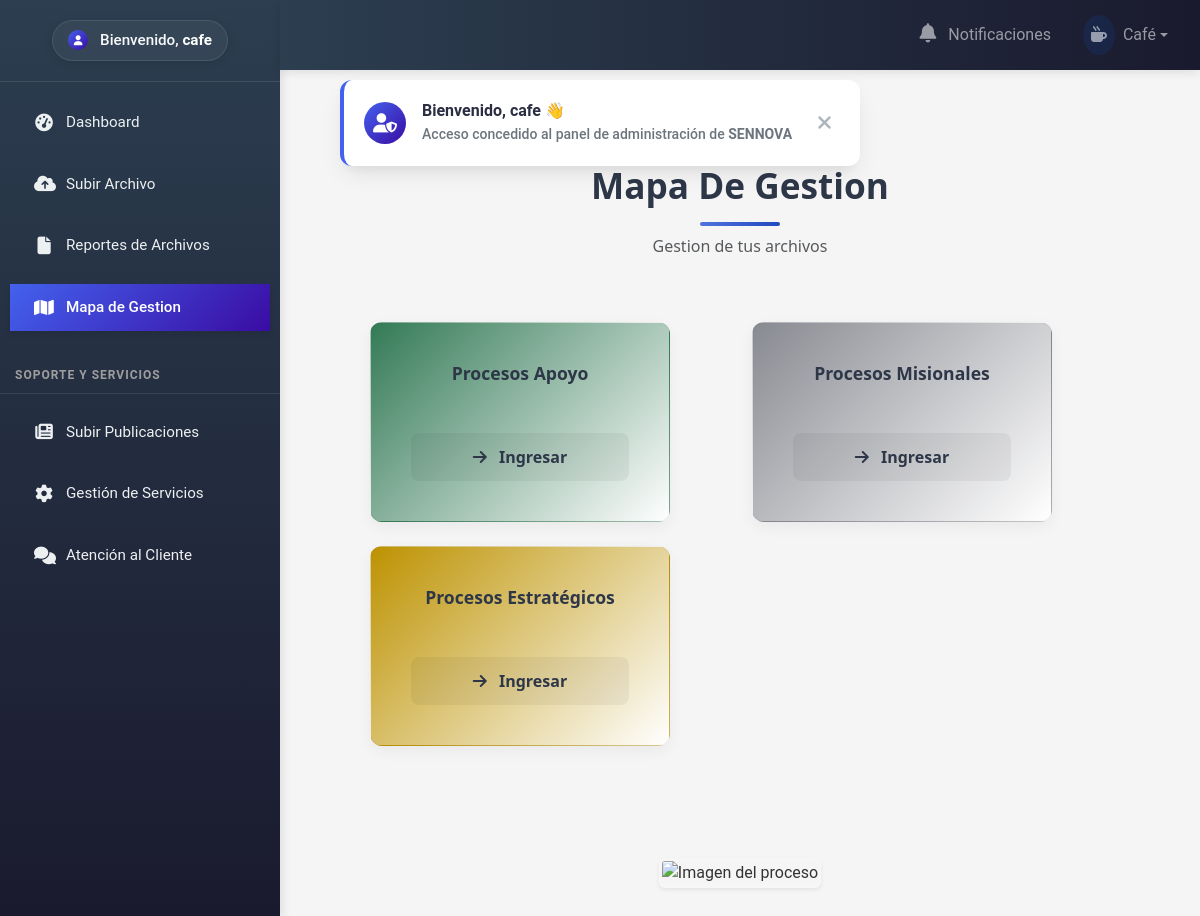
Screenshot of /inAdmin.php?vista=gestion (signed in) with the database file from the repository.
### tables this page shows
CREATE TABLE `gestion_botones` (
  `id_ges` int(11) NOT NULL AUTO_INCREMENT,
  `name_but` varchar(255) DEFAULT NULL,
  `ruta_but` varchar(255) DEFAULT NULL,
  `color_but` varchar(20) DEFAULT NULL,
  PRIMARY KEY (`id_ges`)
);

### inAdmin.php (called while the page is built, shortened)
<?php
require_once 'views/admin.php';

### conexion/conexion.php (called while the page is built)
<?php
 function conectaDb() {
    try
       {
        $conn = new PDO('mysql:host=localhost;dbname=sennova2;charset=utf8', 'root', '');
        $conn->setAttribute(PDO::ATTR_ERRMODE, PDO::ERRMODE_EXCEPTION);
        return $conn;
       }
    catch(PDOException $e){
        echo "Error: en la conexion ".$e->getMessage();
    }
 }

### models/PubliModel.php (called while the page is built, shortened)
<?php
require_once __DIR__ . '/../conexion/conexion.php';
class SolicitudModel
{
    public function __construct()
    {
        require_once __DIR__ . '/../conexion/conexion.php';
    }
}
class GestionModel
{
    private $conn;
    public function __construct()
    {
        $this->conn = conectaDb();
    }
    public function obtenerBotones()
    {
        $sql = "SELECT * FROM gestion_botones ORDER BY id_ges DESC";
        return $this->conn->query($sql)->fetchAll(PDO::FETCH_ASSOC);
    }
}

### views/admin/gestion.php (the view, shortened to what this page needs)
<?php
$model = new GestionModel();
$botones = $model->obtenerBotones();
$rutaImagen = 'img/';
$nombreImagen = file_exists($rutaImagen . 'imagen_actual.txt') ? trim(file_get_contents($rutaImagen . 'imagen_actual.txt')) : null;
$imagenURL = $nombreImagen ? $rutaImagen . $nombreImagen : null;
?>
<div class="process-container">
  <div class="process-header" data-aos="fade-down">
    <div class="process-icon">
    </div>
    <h1 class="process-title">Mapa De Gestion</h1>
    <p class="text-muted">Gestion de tus archivos</p>
  </div>
  <div class="process-grid" data-aos="fade-up" data-aos-delay="100">
    <?php foreach ($botones as $btn): ?>
      <?php
      $color = isset($btn['color_but']) && !empty($btn['color_but']) ? $btn['color_but'] : '#4e73df';
      $gradientColor = "linear-gradient(135deg, $color, #ffffff)";
      ?>
      <div class="process-card" style="background: <?= $gradientColor ?>;">
        <div class="process-card-body">
          <h3 class="process-name"><?= htmlspecialchars($btn['name_but']) ?></h3>
          <a href="<?= htmlspecialchars($btn['ruta_but']) ?>?id_ges=<?= $btn['id_ges'] ?>" class="process-btn"
            style="text-decoration: none;">
            <i class="fas fa-arrow-right me-2"></i> Ingresar
          </a>
        </div>
      </div>
    <?php endforeach; ?>
  </div>
</div>
<?php if ($imagenURL): ?>
  <div class="text-center">
    <img id="main-process-image" src="<?= $imagenURL . '?v=' . time() ?>"
      class="img-fluid rounded shadow-sm my-3"
      style="cursor: zoom-in; max-width: 500px; width: 100%; height: auto;"
      alt="Imagen del proceso"
      data-bs-toggle="modal" data-bs-target="#custom-imagen-modal">
  </div>
  <?php endif; ?>

### css/admin.css (style rules this page uses)
:root { --sidebar-width:280px; --navbar-height:56px; --primary-color:#2c3e50; --primary-dark:#1a2530; --secondary-color:#34495e; --accent-color:#3498db; --light-color:#ecf0f1; --dark-color:#2c3e50; --success-color:#27ae60; --warning-color:#f39c12; --danger-color:#e74c3c; --light-bg:#f8f9fa; --ink:#111827; --muted:#64748b; --line:#d1d5db; --bg:#f5f7fb; --primary-gradient:linear-gradient(90deg,#2c3e50 0%,#1a1a2e 100%); --card-shadow:0 10px 25px rgba(0,0,0,.08); --border-radius:10px; --s1:6px; --s2:10px; --s3:16px; --s4:24px; --s5:32px; --s6:48px; }
html { max-width:100%; overflow-x:hidden; }
body { overflow-x:hidden; }
.admin-body { font-family:'Roboto',sans-serif; background-color:#f5f5f5; color:#333; padding-top:var(--navbar-height); }
.img-fluid,.img-thumbnail { max-width:100%; height:auto; }

### views/admin/gestion.php (style rules this page uses)
#main-process-image { transition: transform 0.3s ease, box-shadow 0.3s ease; border: 3px solid rgba(255, 255, 255, 0.1); }
.process-grid { display: flex; flex-wrap: wrap; justify-content: center; gap: 2rem; padding: 1rem; max-width: 1200px; margin: 0 auto; }
.process-card { width: 300px; min-height: 200px; border-radius: 12px; padding: 1rem; color: #000; box-shadow: 0 0 10px rgba(0, 0, 0, 0.1); transition: transform 0.3s; background: #f9f9f9; }
.process-card-body { display: flex; flex-direction: column; justify-content: space-between; height: 100%; }
.process-container { max-width: 1400px; margin: 0 auto; padding: 2rem; font-family: 'Segoe UI', Tahoma, Geneva, Verdana, sans-serif; }
.process-header { text-align: center; margin-bottom: 3rem; position: relative; }
.process-icon { width: 60px; height: 60px; background: linear-gradient(135deg, #4e73df 0%, #224abe 100%); border-radius: 50%; display: inline-flex; align-items: center; justify-content: center; box-shadow: 0 4px 12px rgba(78, 115, 223, 0.3); }
.process-title { font-size: 2.2rem; font-weight: 700; color: #2d3748; margin: 1rem 0 0.5rem; position: relative; }
.process-title::after { content: ''; display: block; width: 80px; height: 4px; background: linear-gradient(90deg, #4e73df, #224abe); margin: 1rem auto 0; border-radius: 2px; }
.process-grid { display: grid; grid-template-columns: repeat(auto-fill, minmax(280px, 1fr)); gap: 1.5rem; margin-bottom: 3rem; }
.process-card { background: white; border-radius: 12px; overflow: hidden; box-shadow: 0 5px 15px rgba(0, 0, 0, 0.05); transition: all 0.3s ease; border: 1px solid rgba(0, 0, 0, 0.05); display: flex; flex-direction: column; }
.process-card-body { padding: 1.5rem; flex-grow: 1; display: flex; flex-direction: column; }
.process-name { font-size: 1.1rem; font-weight: 600; color: #2d3748; margin-bottom: 1.5rem; text-align: center; }
.process-btn { background: rgba(0, 0, 0, 0.05); border: none; color: #2d3748; font-weight: 600; padding: 0.75rem; border-radius: 8px; transition: all 0.3s ease; margin-top: auto; text-align: center; display: block; width: 100%; }

### rows the page displays
gestion_botones: name_but "Procesos Apoyo"
gestion_botones: name_but "Procesos Misionales"
gestion_botones: name_but "Procesos Estratégicos"

### other values shown
$_SESSION['nombre_usuario'] "cafe"
$texto "Café"
